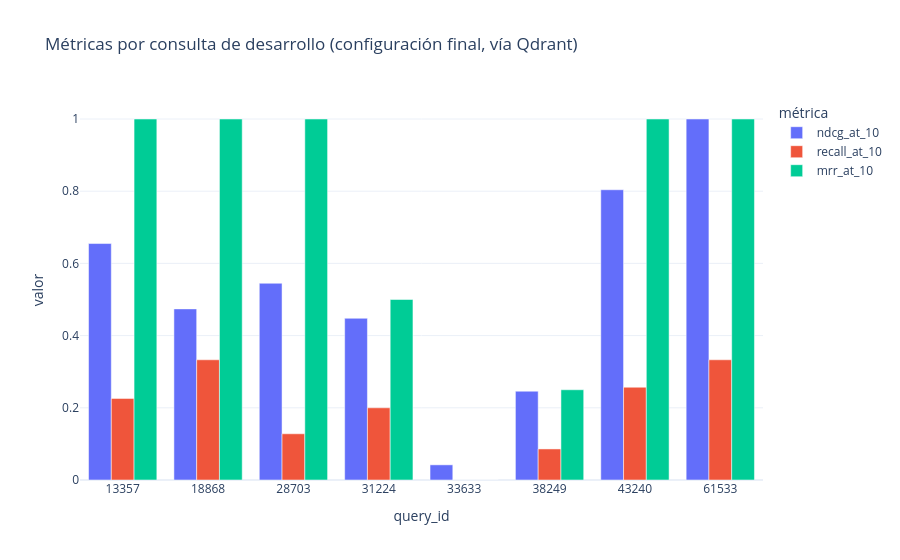

This figure's notebook cell:
### Code cell
import plotly.express as px

long_metrics = per_query.melt(
    id_vars=["query_id", "judged_count", "relevant_count"],
    value_vars=["ndcg_at_10", "recall_at_10", "mrr_at_10"],
    var_name="métrica", value_name="valor",
)
px.bar(
    long_metrics, x="query_id", y="valor", color="métrica", barmode="group",
    title="Métricas por consulta de desarrollo (configuración final, vía Qdrant)",
)

### Figure 1 — Plotly figure (JSON) as saved in the notebook; plotly's stock layout.template omitted (floating-point values rounded to 4 significant figures)
{"data": [{"alignmentgroup": "True", "hovertemplate": "métrica=ndcg_at_10<br>query_id=%{x}<br>valor=%{y}<extra></extra>", "legendgroup": "ndcg_at_10", "marker": {"color": "#636efa", "pattern": {"shape": ""}}, "name": "ndcg_at_10", "offsetgroup": "ndcg_at_10", "orientation": "v", "showlegend": true, "textposition": "auto", "type": "bar", "x": ["13357", "18868", "28703", "31224", "33633", "38249", "43240", "61533"], "xaxis": "x", "y": [0.655, 0.474, 0.545, 0.448, 0.042, 0.246, 0.804, 1.0], "yaxis": "y"}, {"alignmentgroup": "True", "hovertemplate": "métrica=recall_at_10<br>query_id=%{x}<br>valor=%{y}<extra></extra>", "legendgroup": "recall_at_10", "marker": {"color": "#EF553B", "pattern": {"shape": ""}}, "name": "recall_at_10", "offsetgroup": "recall_at_10", "orientation": "v", "showlegend": true, "textposition": "auto", "type": "bar", "x": ["13357", "18868", "28703", "31224", "33633", "38249", "43240", "61533"], "xaxis": "x", "y": [0.226, 0.333, 0.128, 0.2, 0.0, 0.086, 0.257, 0.333], "yaxis": "y"}, {"alignmentgroup": "True", "hovertemplate": "métrica=mrr_at_10<br>query_id=%{x}<br>valor=%{y}<extra></extra>", "legendgroup": "mrr_at_10", "marker": {"color": "#00cc96", "pattern": {"shape": ""}}, "name": "mrr_at_10", "offsetgroup": "mrr_at_10", "orientation": "v", "showlegend": true, "textposition": "auto", "type": "bar", "x": ["13357", "18868", "28703", "31224", "33633", "38249", "43240", "61533"], "xaxis": "x", "y": [1.0, 1.0, 1.0, 0.5, 0.0, 0.25, 1.0, 1.0], "yaxis": "y"}], "layout": {"barmode": "group", "legend": {"title": {"text": "métrica"}, "tracegroupgap": 0}, "title": {"text": "Métricas por consulta de desarrollo (configuración final, vía Qdrant)"}, "xaxis": {"anchor": "y", "domain": [0.0, 1.0], "title": {"text": "query_id"}}, "yaxis": {"anchor": "x", "domain": [0.0, 1.0], "title": {"text": "valor"}}}}
